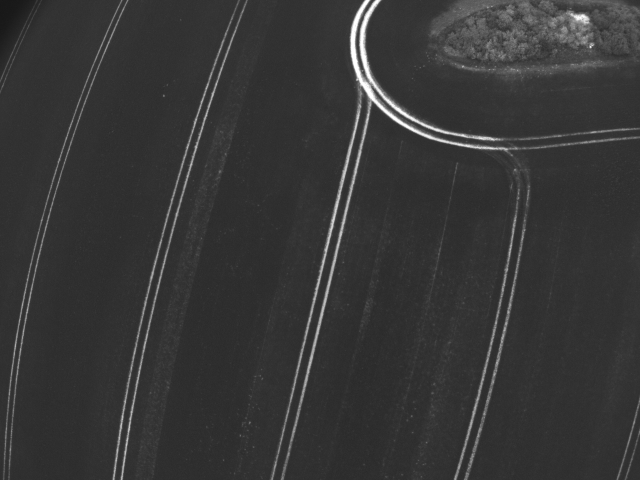
#> input picture images/stitching/im1.JPG, 1280 x 960 px (shown at 1/2 size); its folder holds 3 pictures in this run
$ python imageStitching.py
#> lines starting #> are read from the running program, lines starting #| are printed output that depends on the picture
import os
import numpy as np
import cv2
import glob
import matplotlib.pyplot as plt


WIDTH = 800
HEIGHT = 600

MIN_MATCH_COUNT = 3

#* RESIM ISLEMLERI

def getImages(path):
#> called with path = 'images/stitching'
    images = []
    img_path = glob.glob(os.path.join(path,"*.JPG"))
    images = list(map(lambda img: cv2.imread(img),img_path))
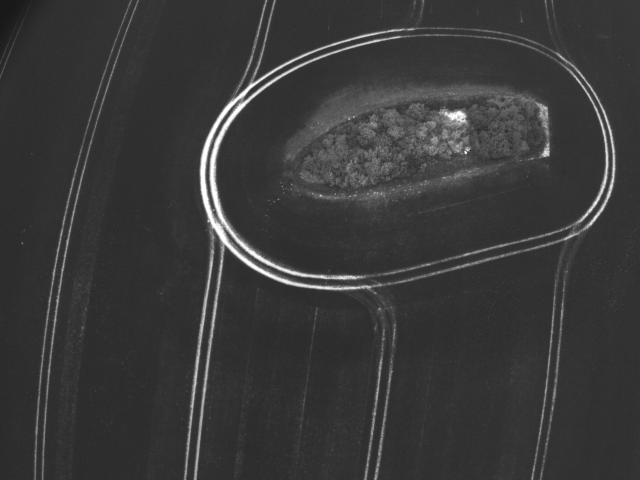
#> input picture images/stitching/im2.JPG, 1280 x 960 px (shown at 1/2 size)
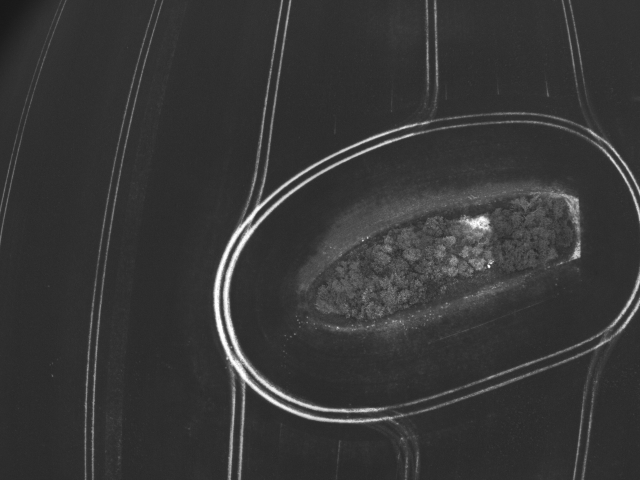
#> input picture images/stitching/im3.JPG, 1280 x 960 px (shown at 1/2 size)
#> images = 3 items
    return images
def imageShow(imageList):
    fig, axes = plt.subplots(1,len(imageList),figsize=(15,6))
    for i,img in enumerate(imageList):
        rgb = cv2.cvtColor(img,cv2.COLOR_RGB2BGR)
        axes[i].imshow(rgb)
        axes[i].axis('off')

    plt.tight_layout()
    plt.show()
def imageScale(imagelist,height,width):
    scaledList = list(map(lambda img: cv2.resize(img,(width,height)),imagelist))
    return scaledList


#* IMAGE STITCHING ISLEMLERI
def warpImages(img1, img2, H):

  rows1, cols1 = img1.shape[:2]
  rows2, cols2 = img2.shape[:2]

  list_of_points_1 = np.float32([[0,0], [0, rows1],[cols1, rows1], [cols1, 0]]).reshape(-1, 1, 2) #coordinates of a reference image
  temp_points = np.float32([[0,0], [0,rows2], [cols2,rows2], [cols2,0]]).reshape(-1,1,2) #coordinates of second image

  # When we have established a homography we need to warp perspective
  # Change field of view
  list_of_points_2 = cv2.perspectiveTransform(temp_points, H)#calculate the transformation matrix

  list_of_points = np.concatenate((list_of_points_1,list_of_points_2), axis=0)

  [x_min, y_min] = np.int32(list_of_points.min(axis=0).ravel() - 0.5)
  [x_max, y_max] = np.int32(list_of_points.max(axis=0).ravel() + 0.5)

  translation_dist = [-x_min,-y_min]

  H_translation = np.array([[1, 0, translation_dist[0]], [0, 1, translation_dist[1]], [0, 0, 1]])

  output_img = cv2.warpPerspective(img2, H_translation.dot(H), (x_max-x_min, y_max-y_min))
  output_img[translation_dist[1]:rows1+translation_dist[1], translation_dist[0]:cols1+translation_dist[0]] = img1

  return output_img


def descriptorSelector(image,method = "ORB",debug=False):
  assert method is not None, "No method described"

  if method == "SIFT":
      descriptor = cv2.SIFT_create()
  elif method == "SURF":
      descriptor = cv2.SURF_create()
  elif method == "BRISK":
      descriptor = cv2.BRISK_create()
  elif method == "ORB":
      descriptor = cv2.ORB_create(nfeatures=2000)

  (keypoints, features) = descriptor.detectAndCompute(image, None)

  if(debug):
     img_keypoints = cv2.drawKeypoints(image,keypoints,None, color=(0, 255, 0))
     plt.imshow(img_keypoints)
     plt.show()
  return (keypoints,features)


imageList = getImages("images/stitching")
#> imageList = 3 items
imageList = imageScale(imageList,600,800)


def stitchImages(method, crossCheck,img1,img2):

    keypoints1,descriptors1 = descriptorSelector(img1,method)
    keypoints2,descriptors2 = descriptorSelector(img2,method)

    if method == "SIFT" or method == "SURF":
        bf = cv2.BFMatcher(cv2.NORM_L2, crossCheck=crossCheck)
    elif method== "ORB" or method == "BIRSK":
        bf = cv2.BFMatcher(cv2.NORM_HAMMING,crossCheck=crossCheck)

    matches = bf.knnMatch(descriptors1, descriptors2,k=2)

    all_matches = []
    for m, n in matches:
      all_matches.append(m)
#   Finding the best matches
    good = []
    for m, n in matches:
      if m.distance < 0.75 * n.distance:#Threshold
          good.append(m)

#   Set minimum match condition

    if len(good) > MIN_MATCH_COUNT:

      # Convert keypoints to an argument for findHomography
      src_pts = np.float32([ keypoints1[m.queryIdx].pt for m in good]).reshape(-1,1,2)
      dst_pts = np.float32([ keypoints2[m.trainIdx].pt for m in good]).reshape(-1,1,2)

      # Establish a homography
      M, _ = cv2.findHomography(src_pts, dst_pts, cv2.RANSAC,5.0)

      result = warpImages(img2, img1, M)
      return result


def finalMethod(imageList):
    for i in range(0,len(imageList) - 1):
        final_img = stitchImages("SIFT",False,imageList[0],imageList[1])
        imageList.pop(0)
        imageList.pop(0)
        imageList.insert(0,final_img)
#> this loop made 2 passes
#> matches in stitchImages on pass 1: 1003 matches
#> matches in stitchImages on pass 2: 1388 matches
#> pass 1, in warpImages, `output_img = cv2.warpPerspective(img2, H_translation.dot(H), (x_max-x_..`:
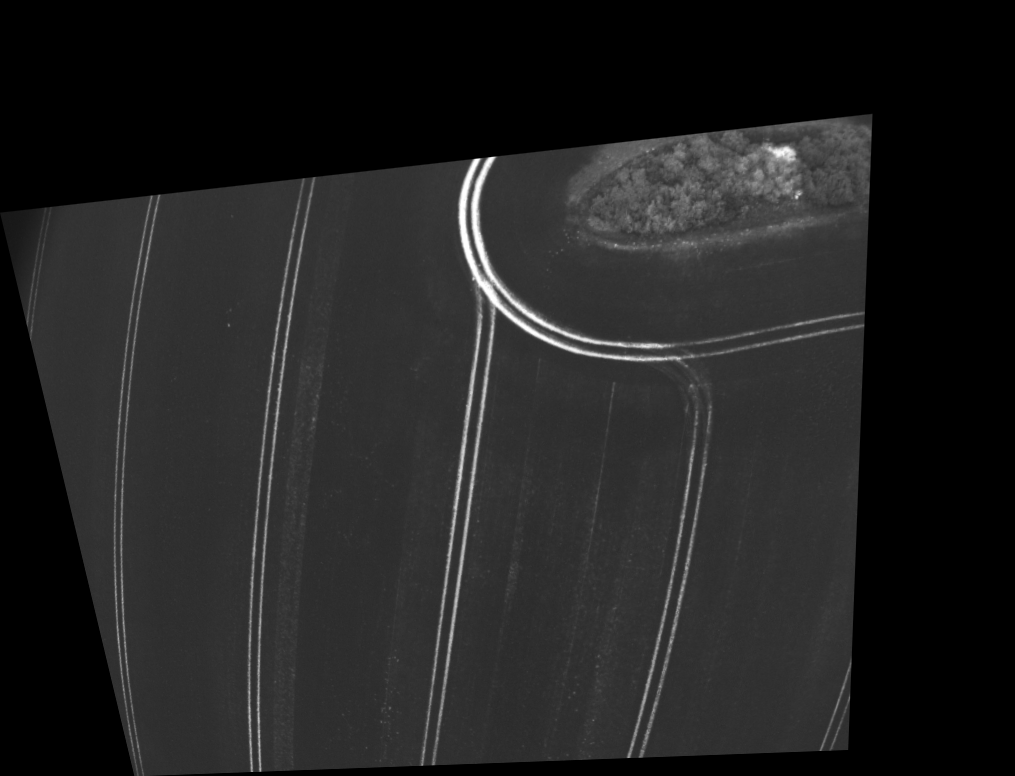
#> output_img: shape (776, 1015, 3); min 0, max 255, mean 34
#> pass 1, in stitchImages, `result = warpImages(img2, img1, M)`:
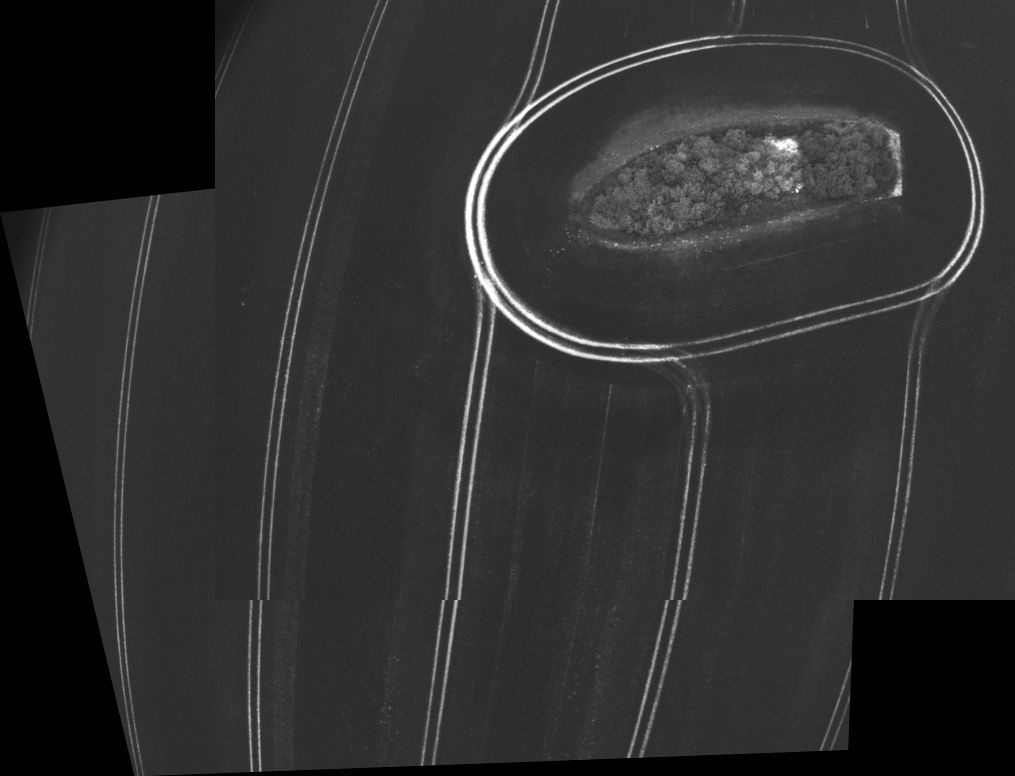
#> result: shape (776, 1015, 3); min 0, max 255, mean 47.2
#> pass 2, in warpImages (call 2), `output_img = cv2.warpPerspective(img2, H_translation.dot(H), (x_max-x_..`:
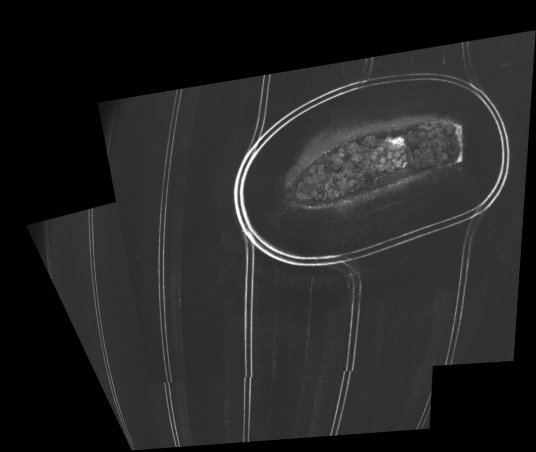
#> output_img: shape (904, 1072, 3) (shown at 1/2 size); min 0, max 255, mean 36.6
#> pass 2, in stitchImages (call 2), `result = warpImages(img2, img1, M)`:
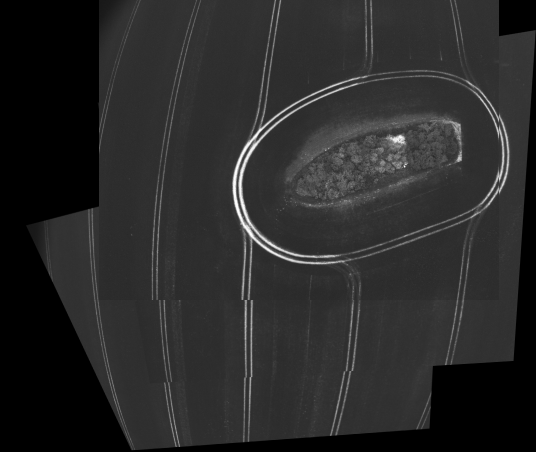
#> result: shape (904, 1072, 3) (shown at 1/2 size); min 0, max 255, mean 41.2
#> after the loop, imageList = 1 item

    return imageList[0]


if __name__ == "__main__":
    imageFinal = finalMethod(imageList)
    plt.imshow(imageFinal)
    plt.show()
